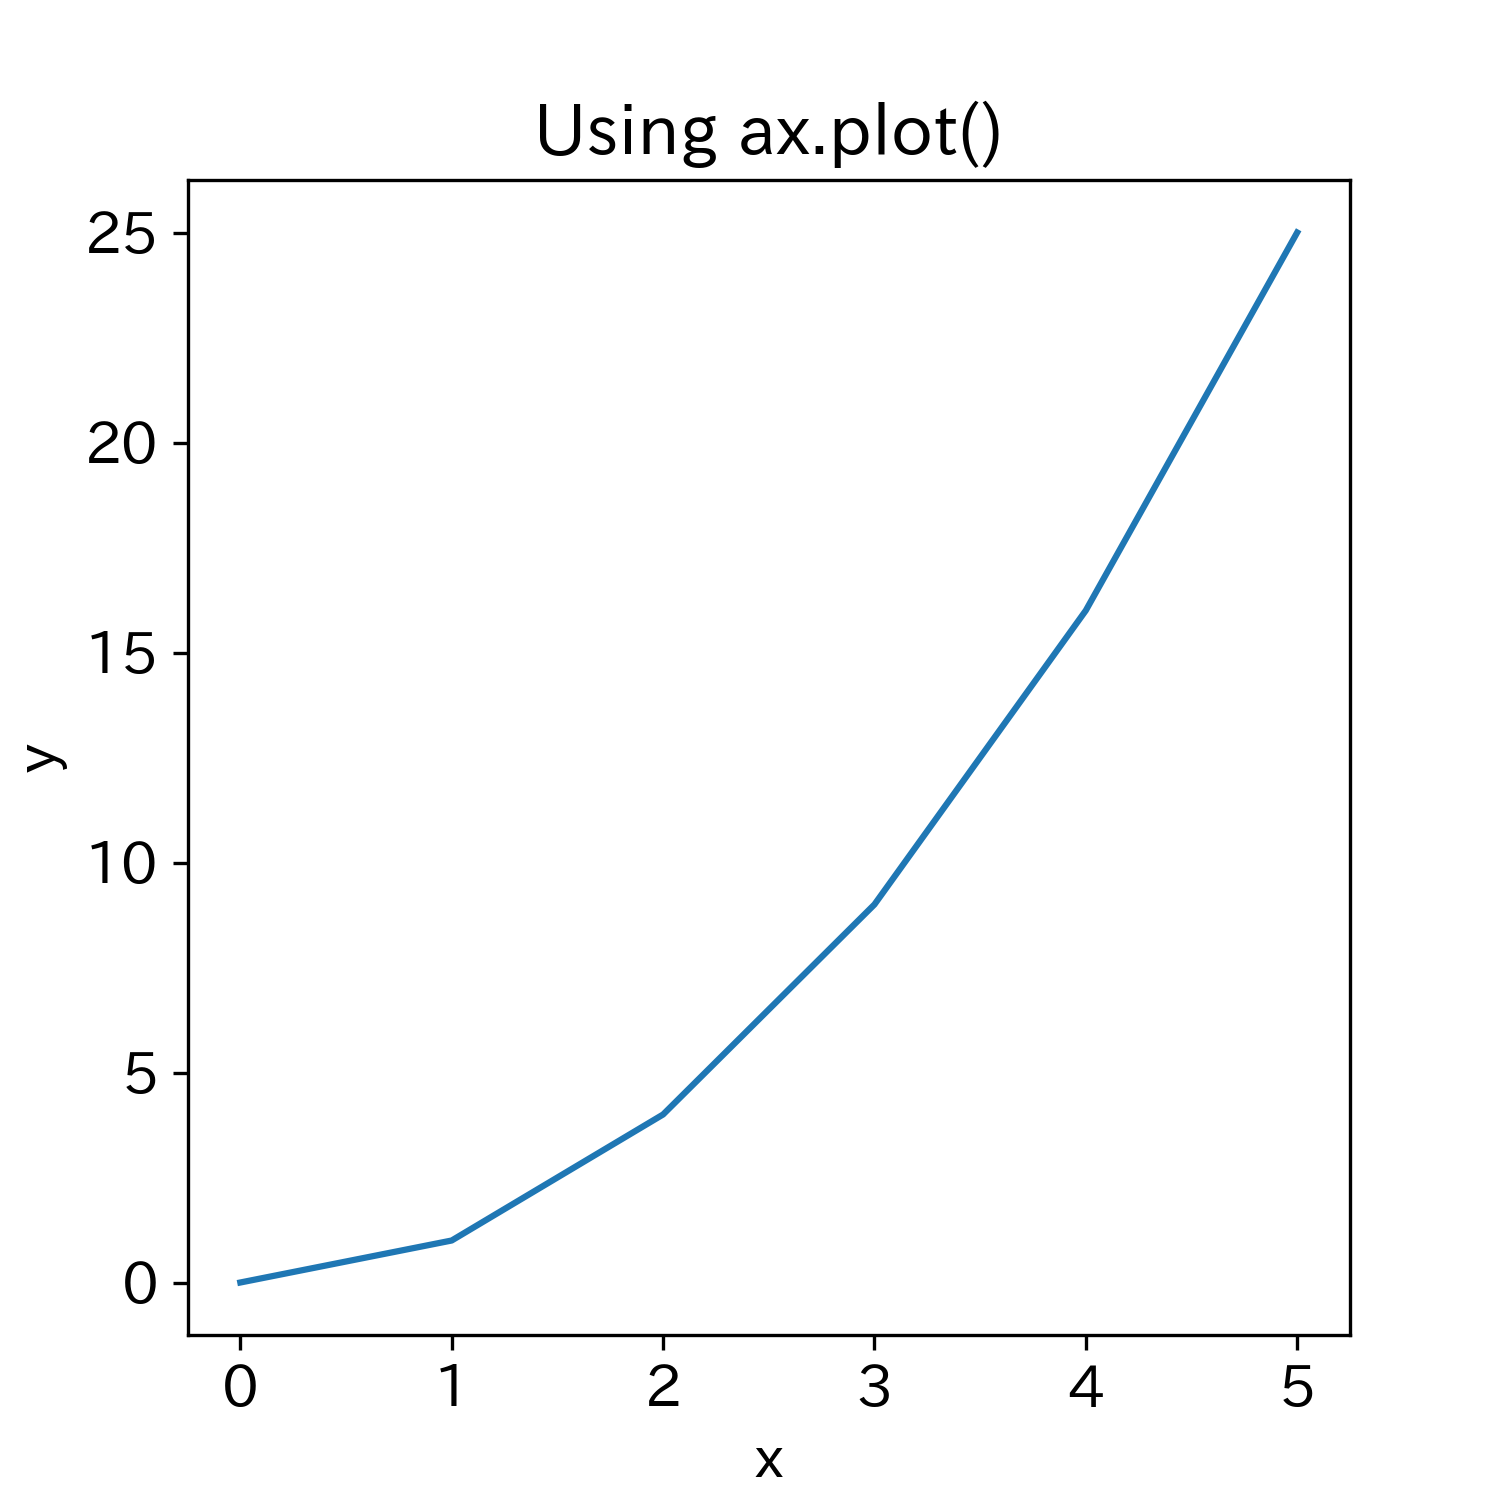

The script that saved this image:
import matplotlib.pyplot as plt
import japanize_matplotlib

plt.rcParams["font.size"] = "14"

# データ生成
x = [0, 1, 2, 3, 4, 5]
y = [0, 1, 4, 9, 16, 25]

# フィギュアとサブプロットの生成
fig, ax = plt.subplots(figsize=(5, 5))

# プロット作成
ax.plot(x, y)

# タイトルと軸ラベル
ax.set_title("Using ax.plot()")
ax.set_xlabel("x")
ax.set_ylabel("y")

# グラフ表示
plt.savefig("9_1_3_1_show_fig_ax_sample.png")
plt.show()
